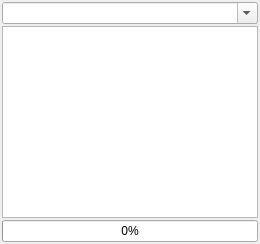
          <widget class="QWidget" name="tabSearch">
           <attribute name="icon">
            <iconset resource="qmc2.qrc">
             <normaloff>:/data/img/hint.png</normaloff>:/data/img/hint.png</iconset>
           </attribute>
           <attribute name="title">
            <string>&amp;Search</string>
           </attribute>
           <layout class="QGridLayout" name="gridLayoutSearch">
            <property name="margin">
             <number>2</number>
            </property>
            <property name="spacing">
             <number>2</number>
            </property>
            <item row="1" column="0">
             <widget class="QListWidget" name="listWidgetSearch">
              <property name="contextMenuPolicy">
               <enum>Qt::CustomContextMenu</enum>
              </property>
              <property name="toolTip">
               <string>Search result</string>
              </property>
              <property name="statusTip">
               <string>Search result</string>
              </property>
             </widget>
            </item>
            <item row="0" column="0">
             <widget class="QComboBox" name="comboBoxSearch">
              <property name="sizePolicy">
               <sizepolicy hsizetype="Ignored" vsizetype="Fixed">
                <horstretch>0</horstretch>
                <verstretch>0</verstretch>
               </sizepolicy>
              </property>
              <property name="toolTip">
               <string>Search for games (not case-sensitive)</string>
              </property>
              <property name="statusTip">
               <string>Search for games</string>
              </property>
              <property name="editable">
               <bool>true</bool>
              </property>
             </widget>
            </item>
            <item row="2" column="0">
             <widget class="QProgressBar" name="progressBarSearch">
              <property name="toolTip">
               <string>Search progress</string>
              </property>
              <property name="statusTip">
               <string>Search progress</string>
              </property>
              <property name="value">
               <number>0</number>
              </property>
             </widget>
            </item>
           </layout>
          </widget>
